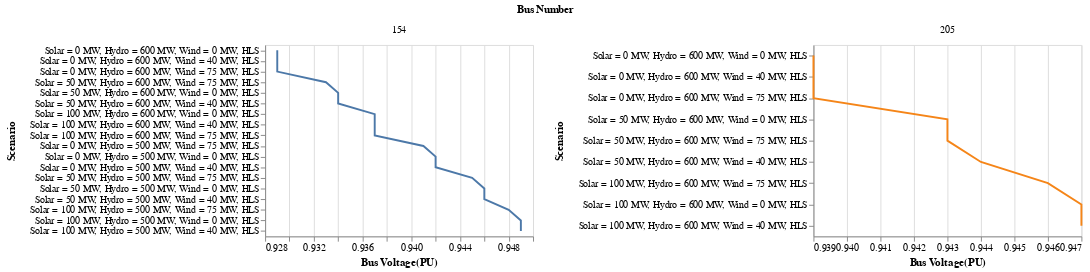

Source (notebook cell):
### Markdown cell above
##### Lower voltage limit violation plot

### Code cell
alt.Chart(data_low).mark_line().encode(
    alt.X('Bus Voltage(PU)', scale=alt.Scale(zero=False)),
    alt.Y('Scenario',axis = alt.Axis(labelLimit= 250, titleX=-260), sort='x'),
    alt.Color('Bus Number:N', legend=None)).properties(height = 200, width = 280).facet('Bus Number:N',columns=2).resolve_scale(x='independent', y = 'independent')

### Figure 1 — Vega-Lite specification as saved in the notebook (floating-point values rounded to 4 significant figures)
{"config": {"view": {"continuousWidth": 300, "continuousHeight": 300}}, "data": {"name": "data-c3af2c40ffc254d9a20814347a8b3e1d"}, "facet": {"field": "Bus Number", "type": "nominal"}, "spec": {"mark": {"type": "line"}, "encoding": {"color": {"field": "Bus Number", "legend": null, "type": "nominal"}, "x": {"field": "Bus Voltage(PU)", "scale": {"zero": false}, "type": "quantitative"}, "y": {"axis": {"labelLimit": 250, "titleX": -260}, "field": "Scenario", "sort": "x", "type": "nominal"}}, "height": 200, "width": 280}, "columns": 2, "resolve": {"scale": {"x": "independent", "y": "independent"}}, "$schema": "https://vega.github.io/schema/vega-lite/v5.20.1.json", "datasets": {"data-c3af2c40ffc254d9a20814347a8b3e1d": [{"Scenario": "Solar = 0 MW, Hydro = 500 MW, Wind = 0 MW, HLS", "Bus Number": 154, "Bus Name": "DOWNTN      ", "Area": 1, "Base Voltage": 230.0, "Bus Voltage(PU)": 0.942, "Bus Voltage(kV)": 216.6, "Voltage Range": "0.95<Vbus<0.9"}, {"Scenario": "Solar = 0 MW, Hydro = 500 MW, Wind = 40 MW, HLS", "Bus Number": 154, "Bus Name": "DOWNTN      ", "Area": 1, "Base Voltage": 230.0, "Bus Voltage(PU)": 0.942, "Bus Voltage(kV)": 216.6, "Voltage Range": "0.95<Vbus<0.9"}, {"Scenario": "Solar = 0 MW, Hydro = 500 MW, Wind = 75 MW, HLS", "Bus Number": 154, "Bus Name": "DOWNTN      ", "Area": 1, "Base Voltage": 230.0, "Bus Voltage(PU)": 0.941, "Bus Voltage(kV)": 216.5, "Voltage Range": "0.95<Vbus<0.9"}, {"Scenario": "Solar = 0 MW, Hydro = 600 MW, Wind = 0 MW, HLS", "Bus Number": 154, "Bus Name": "DOWNTN      ", "Area": 1, "Base Voltage": 230.0, "Bus Voltage(PU)": 0.929, "Bus Voltage(kV)": 213.7, "Voltage Range": "0.95<Vbus<0.9"}, {"Scenario": "Solar = 0 MW, Hydro = 600 MW, Wind = 0 MW, HLS", "Bus Number": 205, "Bus Name": "SUB230      ", "Area": 2, "Base Voltage": 230.0, "Bus Voltage(PU)": 0.939, "Bus Voltage(kV)": 216.0, "Voltage Range": "0.95<Vbus<0.9"}, {"Scenario": "Solar = 0 MW, Hydro = 600 MW, Wind = 40 MW, HLS", "Bus Number": 154, "Bus Name": "DOWNTN      ", "Area": 1, "Base Voltage": 230.0, "Bus Voltage(PU)": 0.929, "Bus Voltage(kV)": 213.7, "Voltage Range": "0.95<Vbus<0.9"}, {"Scenario": "Solar = 0 MW, Hydro = 600 MW, Wind = 40 MW, HLS", "Bus Number": 205, "Bus Name": "SUB230      ", "Area": 2, "Base Voltage": 230.0, "Bus Voltage(PU)": 0.939, "Bus Voltage(kV)": 216.0, "Voltage Range": "0.95<Vbus<0.9"}, {"Scenario": "Solar = 0 MW, Hydro = 600 MW, Wind = 75 MW, HLS", "Bus Number": 154, "Bus Name": "DOWNTN      ", "Area": 1, "Base Voltage": 230.0, "Bus Voltage(PU)": 0.929, "Bus Voltage(kV)": 213.6, "Voltage Range": "0.95<Vbus<0.9"}, {"Scenario": "Solar = 0 MW, Hydro = 600 MW, Wind = 75 MW, HLS", "Bus Number": 205, "Bus Name": "SUB230      ", "Area": 2, "Base Voltage": 230.0, "Bus Voltage(PU)": 0.939, "Bus Voltage(kV)": 215.9, "Voltage Range": "0.95<Vbus<0.9"}, {"Scenario": "Solar = 50 MW, Hydro = 500 MW, Wind = 0 MW, HLS", "Bus Number": 154, "Bus Name": "DOWNTN      ", "Area": 1, "Base Voltage": 230.0, "Bus Voltage(PU)": 0.946, "Bus Voltage(kV)": 217.5, "Voltage Range": "0.95<Vbus<0.9"}, {"Scenario": "Solar = 50 MW, Hydro = 500 MW, Wind = 40 MW, HLS", "Bus Number": 154, "Bus Name": "DOWNTN      ", "Area": 1, "Base Voltage": 230.0, "Bus Voltage(PU)": 0.946, "Bus Voltage(kV)": 217.6, "Voltage Range": "0.95<Vbus<0.9"}, {"Scenario": "Solar = 50 MW, Hydro = 500 MW, Wind = 75 MW, HLS", "Bus Number": 154, "Bus Name": "DOWNTN      ", "Area": 1, "Base Voltage": 230.0, "Bus Voltage(PU)": 0.945, "Bus Voltage(kV)": 217.4, "Voltage Range": "0.95<Vbus<0.9"}, {"Scenario": "Solar = 50 MW, Hydro = 600 MW, Wind = 0 MW, HLS", "Bus Number": 154, "Bus Name": "DOWNTN      ", "Area": 1, "Base Voltage": 230.0, "Bus Voltage(PU)": 0.934, "Bus Voltage(kV)": 214.7, "Voltage Range": "0.95<Vbus<0.9"}, {"Scenario": "Solar = 50 MW, Hydro = 600 MW, Wind = 0 MW, HLS", "Bus Number": 205, "Bus Name": "SUB230      ", "Area": 2, "Base Voltage": 230.0, "Bus Voltage(PU)": 0.943, "Bus Voltage(kV)": 217.0, "Voltage Range": "0.95<Vbus<0.9"}, {"Scenario": "Solar = 50 MW, Hydro = 600 MW, Wind = 40 MW, HLS", "Bus Number": 154, "Bus Name": "DOWNTN      ", "Area": 1, "Base Voltage": 230.0, "Bus Voltage(PU)": 0.934, "Bus Voltage(kV)": 214.8, "Voltage Range": "0.95<Vbus<0.9"}, {"Scenario": "Solar = 50 MW, Hydro = 600 MW, Wind = 40 MW, HLS", "Bus Number": 205, "Bus Name": "SUB230      ", "Area": 2, "Base Voltage": 230.0, "Bus Voltage(PU)": 0.944, "Bus Voltage(kV)": 217.0, "Voltage Range": "0.95<Vbus<0.9"}, {"Scenario": "Solar = 50 MW, Hydro = 600 MW, Wind = 75 MW, HLS", "Bus Number": 154, "Bus Name": "DOWNTN      ", "Area": 1, "Base Voltage": 230.0, "Bus Voltage(PU)": 0.933, "Bus Voltage(kV)": 214.7, "Voltage Range": "0.95<Vbus<0.9"}, {"Scenario": "Solar = 50 MW, Hydro = 600 MW, Wind = 75 MW, HLS", "Bus Number": 205, "Bus Name": "SUB230      ", "Area": 2, "Base Voltage": 230.0, "Bus Voltage(PU)": 0.943, "Bus Voltage(kV)": 216.9, "Voltage Range": "0.95<Vbus<0.9"}, {"Scenario": "Solar = 100 MW, Hydro = 500 MW, Wind = 0 MW, HLS", "Bus Number": 154, "Bus Name": "DOWNTN      ", "Area": 1, "Base Voltage": 230.0, "Bus Voltage(PU)": 0.949, "Bus Voltage(kV)": 218.2, "Voltage Range": "0.95<Vbus<0.9"}, {"Scenario": "Solar = 100 MW, Hydro = 500 MW, Wind = 40 MW, HLS", "Bus Number": 154, "Bus Name": "DOWNTN      ", "Area": 1, "Base Voltage": 230.0, "Bus Voltage(PU)": 0.949, "Bus Voltage(kV)": 218.2, "Voltage Range": "0.95<Vbus<0.9"}, {"Scenario": "Solar = 100 MW, Hydro = 500 MW, Wind = 75 MW, HLS", "Bus Number": 154, "Bus Name": "DOWNTN      ", "Area": 1, "Base Voltage": 230.0, "Bus Voltage(PU)": 0.948, "Bus Voltage(kV)": 218.1, "Voltage Range": "0.95<Vbus<0.9"}, {"Scenario": "Solar = 100 MW, Hydro = 600 MW, Wind = 0 MW, HLS", "Bus Number": 154, "Bus Name": "DOWNTN      ", "Area": 1, "Base Voltage": 230.0, "Bus Voltage(PU)": 0.937, "Bus Voltage(kV)": 215.5, "Voltage Range": "0.95<Vbus<0.9"}, {"Scenario": "Solar = 100 MW, Hydro = 600 MW, Wind = 0 MW, HLS", "Bus Number": 205, "Bus Name": "SUB230      ", "Area": 2, "Base Voltage": 230.0, "Bus Voltage(PU)": 0.947, "Bus Voltage(kV)": 217.7, "Voltage Range": "0.95<Vbus<0.9"}, {"Scenario": "Solar = 100 MW, Hydro = 600 MW, Wind = 40 MW, HLS", "Bus Number": 154, "Bus Name": "DOWNTN      ", "Area": 1, "Base Voltage": 230.0, "Bus Voltage(PU)": 0.937, "Bus Voltage(kV)": 215.6, "Voltage Range": "0.95<Vbus<0.9"}, {"Scenario": "Solar = 100 MW, Hydro = 600 MW, Wind = 40 MW, HLS", "Bus Number": 205, "Bus Name": "SUB230      ", "Area": 2, "Base Voltage": 230.0, "Bus Voltage(PU)": 0.947, "Bus Voltage(kV)": 217.8, "Voltage Range": "0.95<Vbus<0.9"}, {"Scenario": "Solar = 100 MW, Hydro = 600 MW, Wind = 75 MW, HLS", "Bus Number": 154, "Bus Name": "DOWNTN      ", "Area": 1, "Base Voltage": 230.0, "Bus Voltage(PU)": 0.937, "Bus Voltage(kV)": 215.5, "Voltage Range": "0.95<Vbus<0.9"}, {"Scenario": "Solar = 100 MW, Hydro = 600 MW, Wind = 75 MW, HLS", "Bus Number": 205, "Bus Name": "SUB230      ", "Area": 2, "Base Voltage": 230.0, "Bus Voltage(PU)": 0.946, "Bus Voltage(kV)": 217.7, "Voltage Range": "0.95<Vbus<0.9"}]}}
